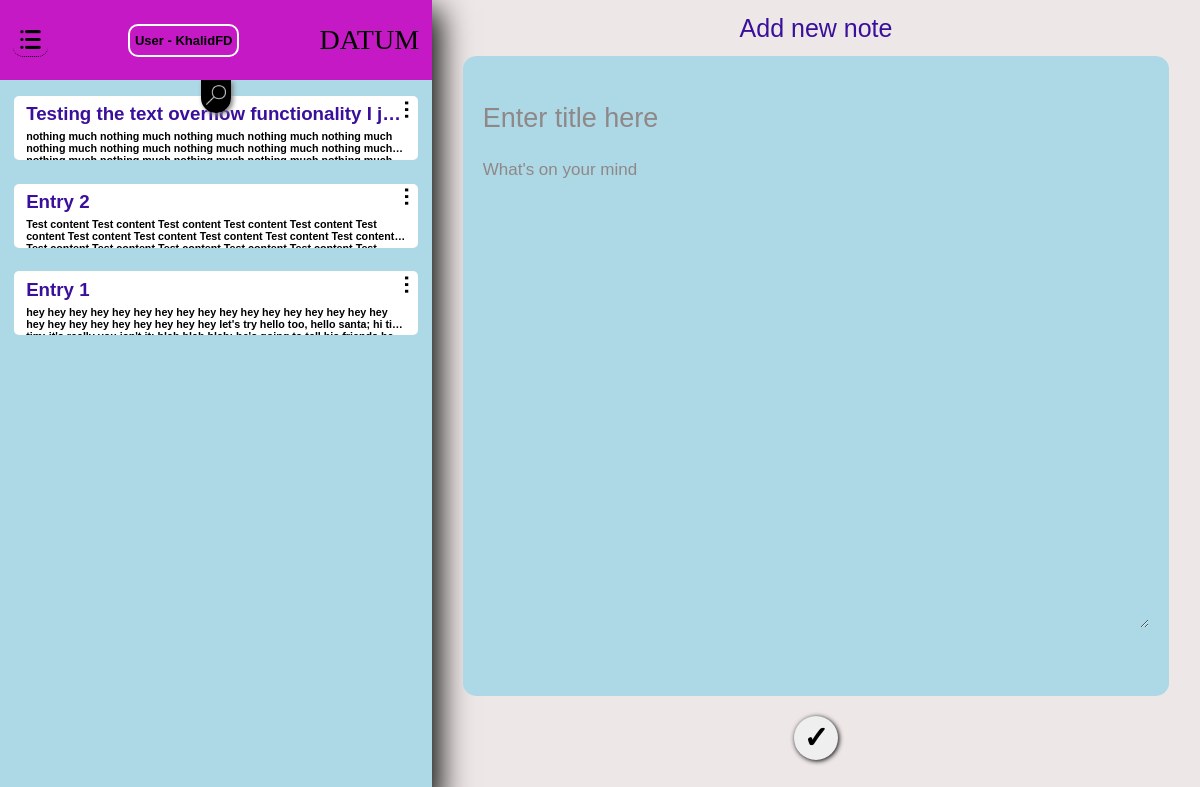
The page /user_notes (signed in) on the database as committed earlier.
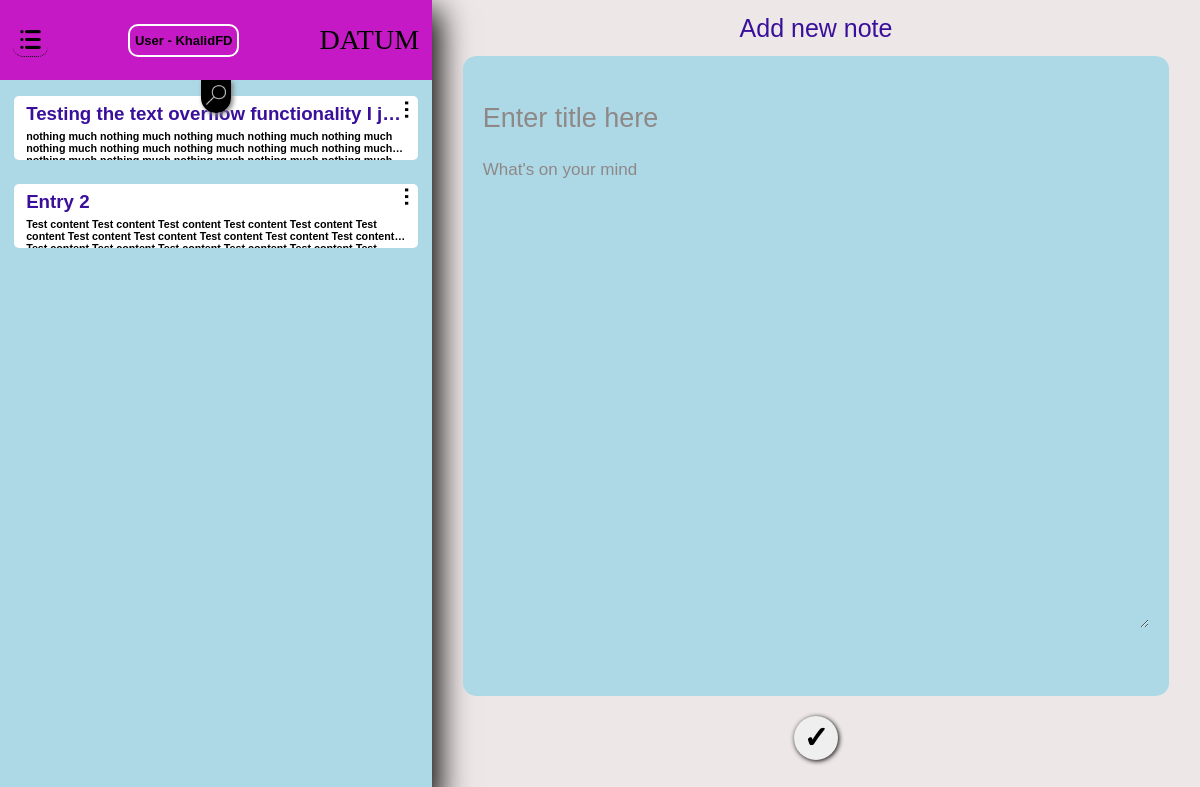
The same page on the database as committed later.
### datum/models.py (models this page shows, shortened)
class User(db.Model, UserMixin):
    id = db.Column(db.Integer, primary_key=True)
    username = db.Column(db.String(20), unique=True, nullable=False)
    email = db.Column(db.String(120), unique=True, nullable=False)
    image_file = db.Column(db.String(20), nullable=False, default='default.jpg')
    password = db.Column(db.String(60), nullable=False)
    notes = db.relationship('Note', backref='author', lazy=True)

class Note(db.Model):
    id = db.Column(db.Integer, primary_key=True, index=True)
    title = db.Column(db.String(50))
    content = db.Column(db.Text, nullable=False)
    date_posted = db.Column(db.DateTime, nullable=False,  default=datetime.utcnow)
    user_id = db.Column(db.Integer, db.ForeignKey('user.id'), nullable=False)

### datum/routes.py (the view)
@app.route('/', methods=['GET', 'POST'])
@app.route('/user_notes', methods=['GET', 'POST'])
def home():
    if current_user.is_authenticated:
        user = User.query.filter_by(username=current_user.username).first_or_404()
        notes = Note.query.filter_by(author=user).order_by(Note.date_posted.desc())
        return render_template('Datum_home.html', notes=notes)
    else:
        return render_template('Datum_home.html')

### datum/models.py (called while the page is built)
@login_manager.user_loader
def load_user(user_id):
    return User.query.get(int(user_id))

### datum/templates/Datum_home.html (shortened to what this page needs)
<!DOCTYPE html>
<html lang="en">
<head>
    <link rel="stylesheet" href="{{url_for('static', filename='css/Datum_home.css')}}">
</head>
<body>
    <div class="AllWrapper">
        <div class="leftDiv">
            <div class="TitleNotes">
                <div class="NotNote">
                    <div class="settings tooltip">
                        <img src="{{url_for('static', filename='img/list_menu.png')}}" class="userIcon">
                    </div>
                    {% if current_user.is_authenticated %}
                    <div class="settings">
                        <span> User - {{ current_user.username }}</span>
                    </div>
                    {% endif %}
                    <div class="Heading">
                        DATUM
                    </div>
                </div>
                <div class="arrangeCont">
                    <div class="searchBtnDiv">
                        <button class="searchBtn" id="searchBtn1"><img src="{{url_for('static', filename='img/search_icon.png')}}"></button>
                    </div>
                    <div class="Options">
                        {% if current_user.is_authenticated %}
                        <a href="{{ url_for('logout') }}" class="NotesLink">
                            <div class="NotesLinkDiv">
                                Log out
                            </div>
                        </a>
                        {% endif %}
                    </div>
                    <div class="savedNotes">
                        {% for note in notes %}
                        <div class="HalfContent">
                            <span class="optBtn">&ctdot;</span>
                            {% if current_user %}
                            <a class="padIt" href=" /note/{{ note.id }}/edit ">
                                <h3>{{ note.title }}</h3>
                                <h6>{{ note.content }}</h6>
                            </a>
                            {% endif %}
                        </div>
                        {% endfor %}
                    </div>
                </div>
            </div>
        </div>
        <div class="NoteShower">
            <div class="add">
                Add new note
            </div>
            <form action="/note/new" method="post">
                <div class="noteDiv">
                    <input type="text" class="title" placeholder="Enter title here" name="userEntryTitle">
                    <textarea class="text" placeholder="What's on your mind" name="userEntryContent"></textarea>
                </div>
                <div class="checkMark">
                    <button class="check" type="submit">
                        &check;
                    </button>
                </div>
            </form>
        </div>
    </div>
</body>
</html>

Rows that differ between the two databases and show on the page:
removed Note: title "Entry 1", content "hey hey hey hey hey hey hey hey hey hey hey hey hey hey hey hey hey hey hey hey hey hey hey hey hey hey let's try hello too, hello santa; hi…"
